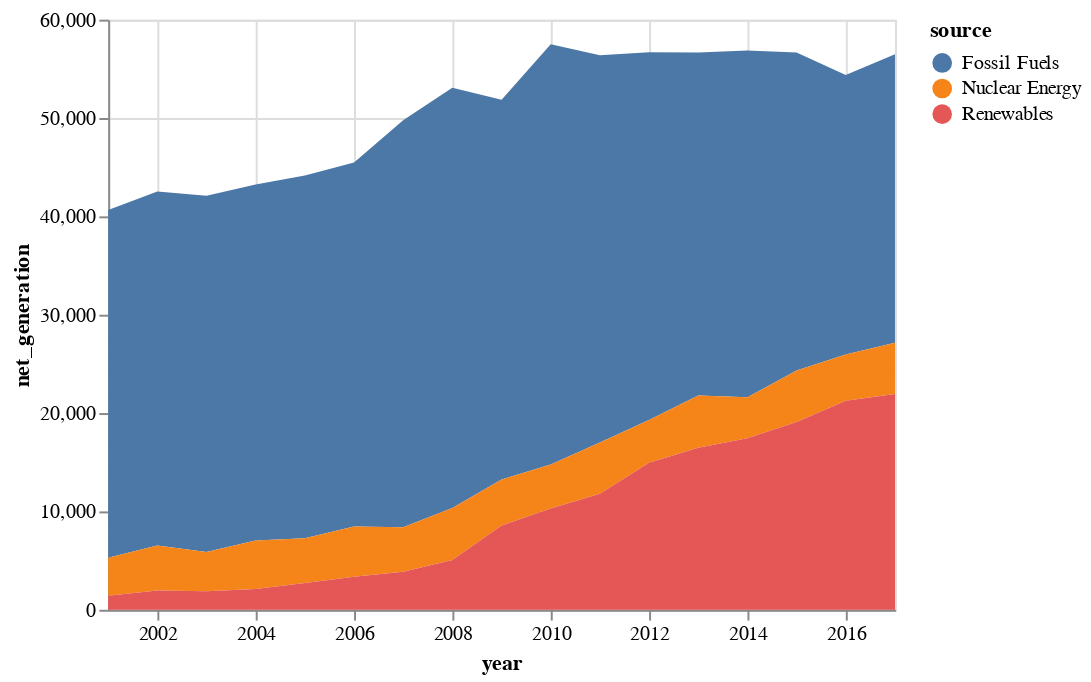

The cell this chart's notebook holds for it:
### Markdown cell above
**Areas**

### Code cell
source = data.iowa_electricity()

alt.Chart(source).mark_area().encode(
    x="year:T",
    y="net_generation:Q",
    color="source:N"
)

### Figure 1 — Vega-Lite specification as saved in the notebook (floating-point values rounded to 4 significant figures)
{"config": {"view": {"continuousWidth": 400, "continuousHeight": 300}}, "data": {"name": "data-bb61008ba0c766c5601afa5323d12ad4"}, "mark": "area", "encoding": {"color": {"field": "source", "type": "nominal"}, "x": {"field": "year", "type": "temporal"}, "y": {"field": "net_generation", "type": "quantitative"}}, "$schema": "https://vega.github.io/schema/vega-lite/v4.17.0.json", "datasets": {"data-bb61008ba0c766c5601afa5323d12ad4": [{"year": "2001-01-01T00:00:00", "source": "Fossil Fuels", "net_generation": 35361}, {"year": "2002-01-01T00:00:00", "source": "Fossil Fuels", "net_generation": 35991}, {"year": "2003-01-01T00:00:00", "source": "Fossil Fuels", "net_generation": 36234}, {"year": "2004-01-01T00:00:00", "source": "Fossil Fuels", "net_generation": 36205}, {"year": "2005-01-01T00:00:00", "source": "Fossil Fuels", "net_generation": 36883}, {"year": "2006-01-01T00:00:00", "source": "Fossil Fuels", "net_generation": 37014}, {"year": "2007-01-01T00:00:00", "source": "Fossil Fuels", "net_generation": 41389}, {"year": "2008-01-01T00:00:00", "source": "Fossil Fuels", "net_generation": 42734}, {"year": "2009-01-01T00:00:00", "source": "Fossil Fuels", "net_generation": 38620}, {"year": "2010-01-01T00:00:00", "source": "Fossil Fuels", "net_generation": 42750}, {"year": "2011-01-01T00:00:00", "source": "Fossil Fuels", "net_generation": 39361}, {"year": "2012-01-01T00:00:00", "source": "Fossil Fuels", "net_generation": 37379}, {"year": "2013-01-01T00:00:00", "source": "Fossil Fuels", "net_generation": 34873}, {"year": "2014-01-01T00:00:00", "source": "Fossil Fuels", "net_generation": 35250}, {"year": "2015-01-01T00:00:00", "source": "Fossil Fuels", "net_generation": 32319}, {"year": "2016-01-01T00:00:00", "source": "Fossil Fuels", "net_generation": 28437}, {"year": "2017-01-01T00:00:00", "source": "Fossil Fuels", "net_generation": 29329}, {"year": "2001-01-01T00:00:00", "source": "Nuclear Energy", "net_generation": 3853}, {"year": "2002-01-01T00:00:00", "source": "Nuclear Energy", "net_generation": 4574}, {"year": "2003-01-01T00:00:00", "source": "Nuclear Energy", "net_generation": 3988}, {"year": "2004-01-01T00:00:00", "source": "Nuclear Energy", "net_generation": 4929}, {"year": "2005-01-01T00:00:00", "source": "Nuclear Energy", "net_generation": 4538}, {"year": "2006-01-01T00:00:00", "source": "Nuclear Energy", "net_generation": 5095}, {"year": "2007-01-01T00:00:00", "source": "Nuclear Energy", "net_generation": 4519}, {"year": "2008-01-01T00:00:00", "source": "Nuclear Energy", "net_generation": 5282}, {"year": "2009-01-01T00:00:00", "source": "Nuclear Energy", "net_generation": 4679}, {"year": "2010-01-01T00:00:00", "source": "Nuclear Energy", "net_generation": 4451}, {"year": "2011-01-01T00:00:00", "source": "Nuclear Energy", "net_generation": 5215}, {"year": "2012-01-01T00:00:00", "source": "Nuclear Energy", "net_generation": 4347}, {"year": "2013-01-01T00:00:00", "source": "Nuclear Energy", "net_generation": 5321}, {"year": "2014-01-01T00:00:00", "source": "Nuclear Energy", "net_generation": 4152}, {"year": "2015-01-01T00:00:00", "source": "Nuclear Energy", "net_generation": 5243}, {"year": "2016-01-01T00:00:00", "source": "Nuclear Energy", "net_generation": 4703}, {"year": "2017-01-01T00:00:00", "source": "Nuclear Energy", "net_generation": 5214}, {"year": "2001-01-01T00:00:00", "source": "Renewables", "net_generation": 1437}, {"year": "2002-01-01T00:00:00", "source": "Renewables", "net_generation": 1963}, {"year": "2003-01-01T00:00:00", "source": "Renewables", "net_generation": 1885}, {"year": "2004-01-01T00:00:00", "source": "Renewables", "net_generation": 2102}, {"year": "2005-01-01T00:00:00", "source": "Renewables", "net_generation": 2724}, {"year": "2006-01-01T00:00:00", "source": "Renewables", "net_generation": 3364}, {"year": "2007-01-01T00:00:00", "source": "Renewables", "net_generation": 3870}, {"year": "2008-01-01T00:00:00", "source": "Renewables", "net_generation": 5070}, {"year": "2009-01-01T00:00:00", "source": "Renewables", "net_generation": 8560}, {"year": "2010-01-01T00:00:00", "source": "Renewables", "net_generation": 10308}, {"year": "2011-01-01T00:00:00", "source": "Renewables", "net_generation": 11795}, {"year": "2012-01-01T00:00:00", "source": "Renewables", "net_generation": 14949}, {"year": "2013-01-01T00:00:00", "source": "Renewables", "net_generation": 16476}, {"year": "2014-01-01T00:00:00", "source": "Renewables", "net_generation": 17452}, {"year": "2015-01-01T00:00:00", "source": "Renewables", "net_generation": 19091}, {"year": "2016-01-01T00:00:00", "source": "Renewables", "net_generation": 21241}, {"year": "2017-01-01T00:00:00", "source": "Renewables", "net_generation": 21933}]}}
